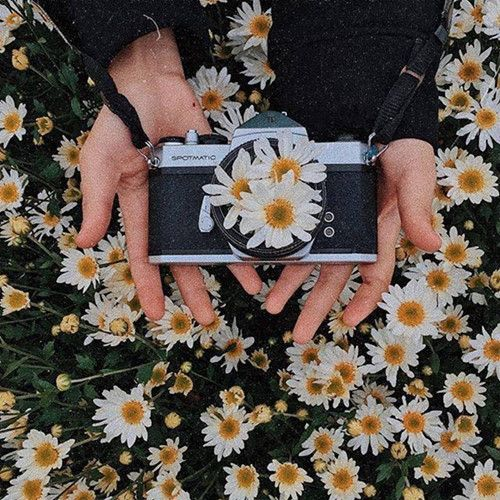
#> input picture Week_3/Python_Average/Anh_02.jpg, 500 x 500 px
$ python Py_GrayScale_Average.py
#> lines starting #> are read from the running program, lines starting #| are printed output that depends on the picture
import cv2
import numpy as np
from PIL import Image

# Khai bao duong dan file hinh
file_01 = r'Anh_02.jpg'

#Doc hinh anh bang thu vien PIL
Image_01 = Image.open(file_01)
#> Image_01 is the input picture: PIL image 500x500 RGB; mean R, G, B 92.3, 81.7, 74.1
Image_02 = cv2.imread(file_01, cv2.IMREAD_COLOR)

# Tao khung co kich thuoc dinh dang nhu hinh mau file_01
Image_Avg = Image.new(Image_01.mode, Image_01.size)
#> Image_Avg: PIL image 500x500 RGB; every value is 0

# Lay kich thuoc cua anh
Chieu_dai = Image_Avg.size[0]
#> Chieu_dai = 500
Chieu_rong = Image_Avg.size[1]
#> Chieu_rong = 500

# Lay kich thuoc quet theo 2 chieu x vs y
for x in range(Chieu_dai):
    for y in range(Chieu_rong):
        # Lay 3 gia tri mau R,G,B
        R, G, B = Image_01.getpixel((x,y))

        # Tinh toan GrayScale theo pp Average
        Gray = np.uint8((R+G+B)/3)

        #Set gia tri muc xam gray vua tinh vao cac pixel tai do
        Image_Avg.putpixel((x,y), (Gray, Gray, Gray))
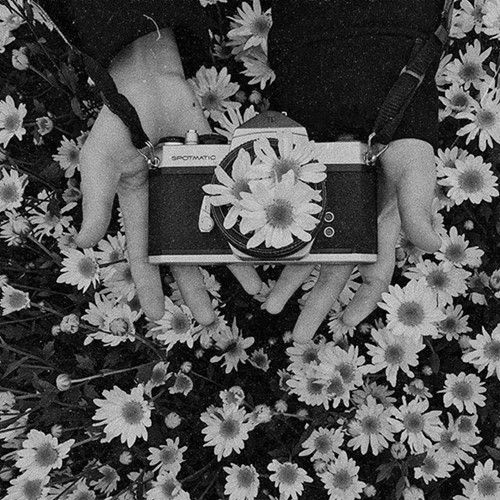
#> Image_Avg: PIL image 500x500 RGB; min 0, max 251, mean 82.4

# Convert tu PIL sang OpenCV
Image_Avg_CV = np.array(Image_Avg)
print(type(Image_Avg_CV))
#| <class 'numpy.ndarray'>
print(type(Image_02))
#| <class 'numpy.ndarray'>
print(type(Image_Avg))
#| <class 'PIL.Image.Image'>

# Show anh bang OpenCV
cv2.imshow('Anh muc GrayScale', Image_Avg_CV)
cv2.waitKey(0)

$ run again, with Week_3/Python_Average/Anh_01.jpg copied over Week_3/Python_Average/Anh_02.jpg
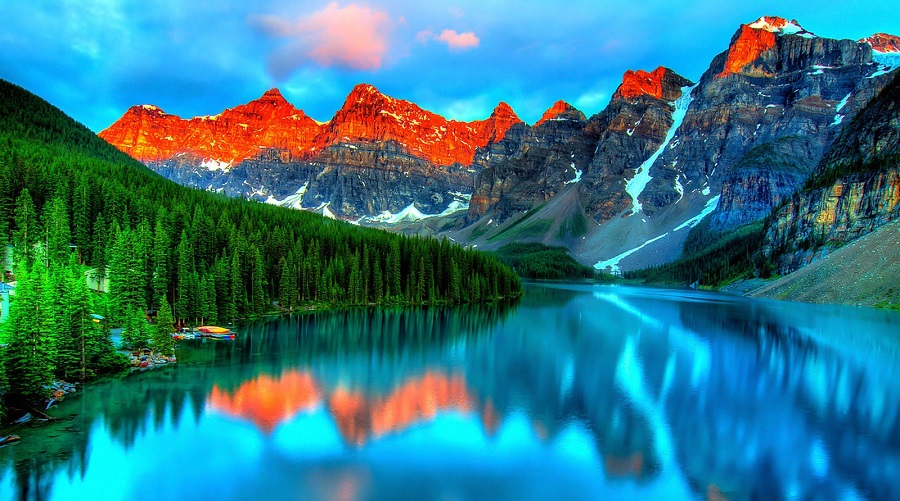
#> input picture Week_3/Python_Average/Anh_01.jpg, 900 x 501 px
#> Image_01 is the input picture: PIL image 900x501 RGB; mean R, G, B 46.5, 119.2, 132.9
#> after the loop `for x in range(Chieu_dai):`:
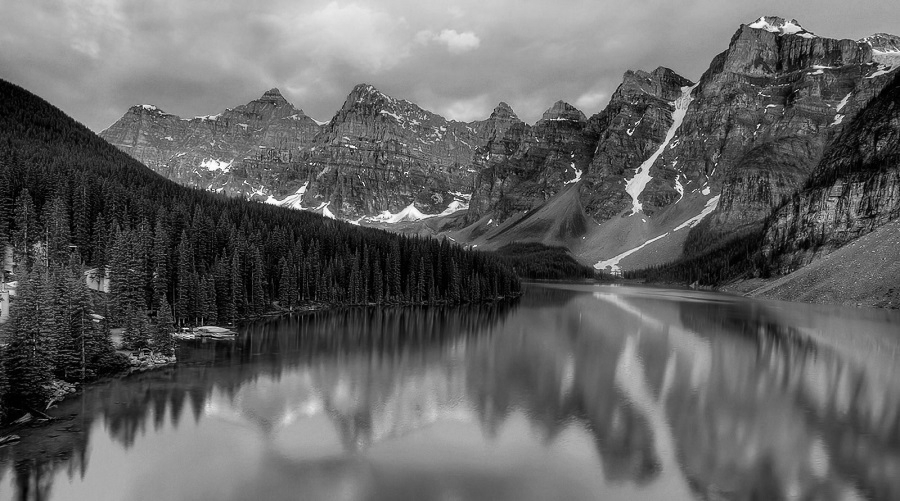
#> Image_Avg: PIL image 900x501 RGB; min 0, max 254, mean 99.2
#| <class 'numpy.ndarray'>
#| <class 'numpy.ndarray'>
#| <class 'PIL.Image.Image'>
